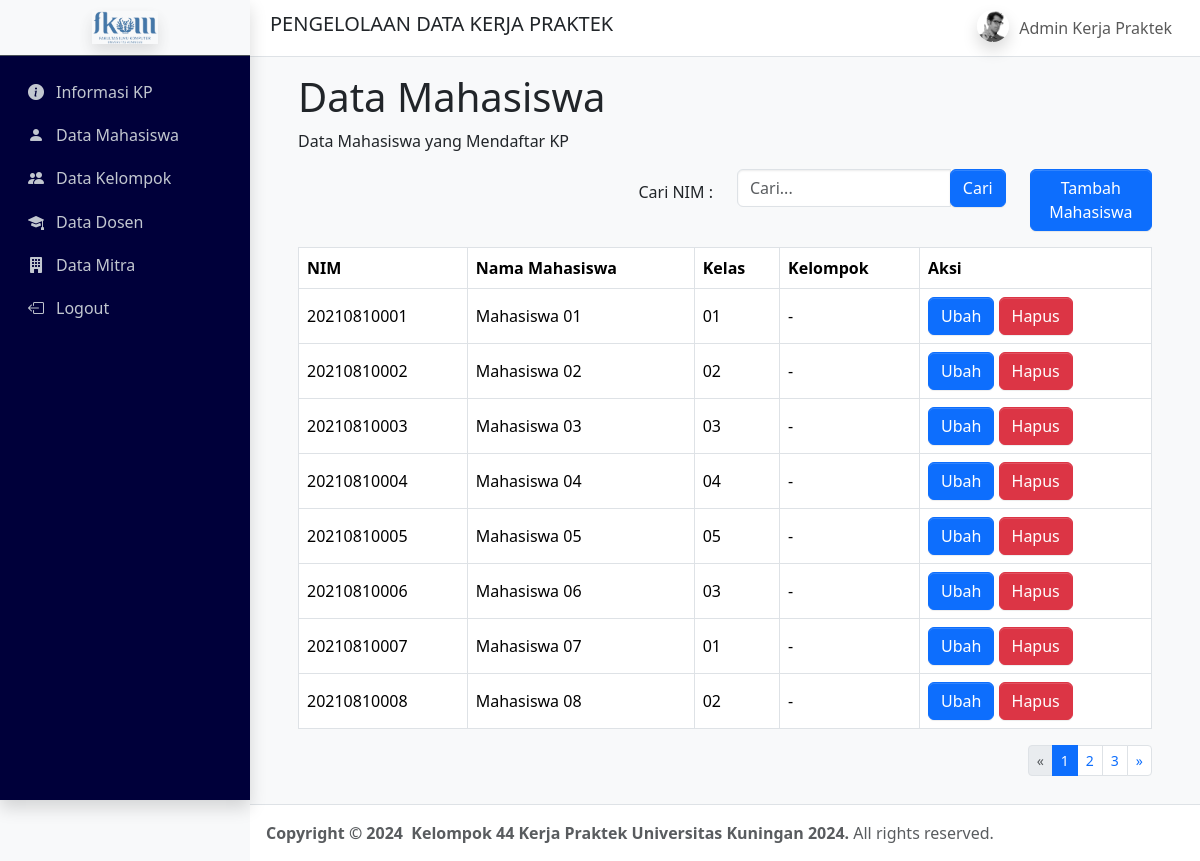
The page /pages/admin/dashboard/mahasiswa.php (signed in) on the database as committed earlier.
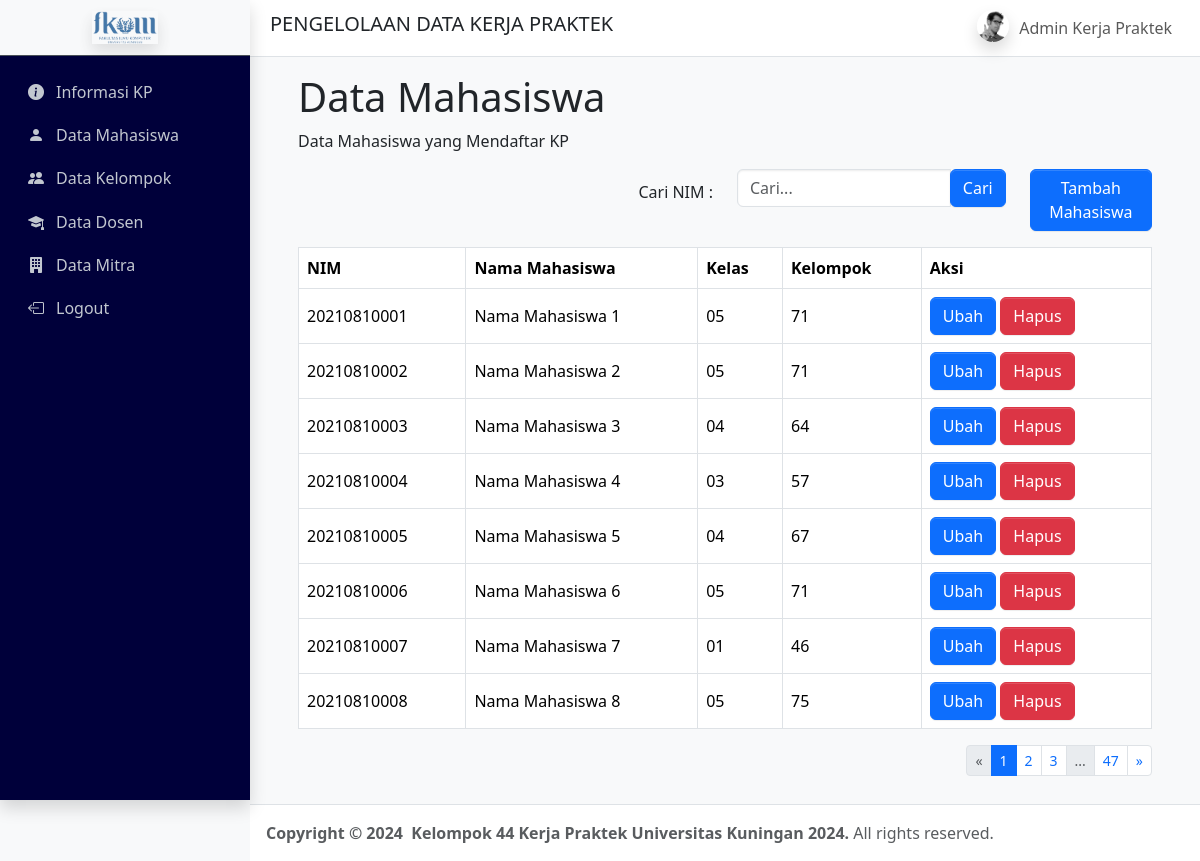
The same page on the database as committed later.
### tables this page shows
CREATE TABLE `mahasiswa` (
  `nim` varchar(15) NOT NULL,
  `email` varchar(50) NOT NULL,
  `password` varchar(255) NOT NULL,
  `nama` varchar(100) NOT NULL,
  `jk` varchar(5) NOT NULL,
  `telp` varchar(15) DEFAULT NULL,
  `prodi` varchar(5) NOT NULL,
  `angkatan` int NOT NULL,
  `kelas` varchar(5) NOT NULL,
  `mbkm` int NOT NULL,
  `jaket` varchar(5) NOT NULL,
  `status` varchar(10) DEFAULT NULL,
  `file_upload` varchar(50) DEFAULT NULL,
  `status_validasi` int DEFAULT NULL
);

CREATE TABLE `kelompok` (
  `no_kelompok` int NOT NULL,
  `judul_kp` varchar(255) DEFAULT NULL
);

### pages/admin/dashboard/mahasiswa.php (the view, shortened to what this page needs)
<?php
include '../../koneksi.php';
$nimSearch = "";
$searchTerm = "%$nimSearch%";
$limit = 8;
$page = isset($_GET['page']) ? intval($_GET['page']) : 1;
$offset = ($page - 1) * $limit;
$sql = "
    SELECT
        m.nim,
        m.nama AS nama_mahasiswa,
        m.kelas,
        k.no_kelompok
    FROM mahasiswa m
    LEFT JOIN kpconnection kc ON m.nim = kc.nim
    LEFT JOIN kelompok k ON kc.no_kelompok = k.no_kelompok
    WHERE m.nim LIKE ?
    LIMIT ? OFFSET ?";
$stmt = $conn->prepare($sql);
$stmt->bind_param("sii", $searchTerm, $limit, $offset);
$stmt->execute();
$result = $stmt->get_result();
$total_sql = "
    SELECT COUNT(DISTINCT m.nim) AS total
    FROM mahasiswa m
    LEFT JOIN kpconnection kc ON m.nim = kc.nim
    LEFT JOIN kelompok k ON kc.no_kelompok = k.no_kelompok
    WHERE m.nim LIKE ?";
$total_stmt = $conn->prepare($total_sql);
$total_stmt->bind_param("s", $searchTerm);
$total_stmt->execute();
$total_result = $total_stmt->get_result();
$total_row = $total_result->fetch_assoc();
$total_data = $total_row['total'];
$total_pages = ceil($total_data / $limit);
?>
<!DOCTYPE html>
<html lang="en">
<head>
    <link rel="stylesheet" href="../../../css/adminlte.min.css"/>
    <link rel="stylesheet" href="https://cdn.jsdelivr.net/npm/bootstrap-icons@1.11.3/font/bootstrap-icons.min.css">
</head>
<body>
    <body class="layout-fixed sidebar-expand-lg bg-body-tertiary">
        <div class="app-wrapper">
            <nav class="app-header navbar navbar-expand bg-body">
                <div class="container-fluid">
                    <h5 class="brand-text text-dark ms-2 align-middle">PENGELOLAAN DATA KERJA PRAKTEK</h5>
                    <ul class="navbar-nav ms-auto">
                        <li class="nav-item dropdown user-menu"> <a href="#" class="nav-link dropdown-toggle" data-bs-toggle="dropdown"> <img src="/dist/assets/img/user2-160x160.jpg" class="user-image rounded-circle shadow" alt="User Image">
                        <span class="d-none d-md-inline">
                            <?php echo htmlspecialchars($_SESSION['user_name']); ?>
                        </span> </a>
                        </li>
                    </ul>
                </div>
            </nav>
            <aside class="app-sidebar shadow" style="background-color: rgb(0, 0, 58); color: white;" data-bs-theme="dark">
                <div class="sidebar-brand bg-light"> <a href="./home.html" class="brand-link"> <img src="/dist/assets/img/LOGOFKOM.png" alt="AdminLTE Logo" class="brand-image opacity-75 shadow"> </a> </div>
                <div class="sidebar-wrapper">
                    <nav class="mt-2">
                    <ul class="nav sidebar-menu flex-column" role="menu">
                    <li class="nav-item"> <a href="infokp.php" class="nav-link"> <i class="nav-icon bi bi-info-circle-fill"></i>
                                <p>Informasi KP</p>
                            </a> </li>
                            <li class="nav-item"> <a href="mahasiswa.php" class="nav-link"> <i class="nav-icon bi bi-person-fill"></i>
                                    <p>Data Mahasiswa</p>
                                </a> </li>
                            <li class="nav-item"> <a href="kelompok.php" class="nav-link"> <i class="nav-icon bi bi-people-fill"></i>
                                    <p>Data Kelompok</p>
                                </a> </li>
                            <li class="nav-item"> <a href="dosen.php" class="nav-link"> <i class="nav-icon bi bi-mortarboard-fill"></i>
                                    <p>Data Dosen</p>
                                </a> </li>
                            <li class="nav-item"> <a href="mitra.php" class="nav-link"> <i class="nav-icon bi bi-building-fill"></i>
                                    <p>Data Mitra</p>
                                </a> </li>
                            <li class="nav-item"> <a href="../../logout.php" class="nav-link"> <i class="nav-icon bi bi-box-arrow-left"></i>
                                    <p>Logout</p>
                                </a> </li>
                        </ul>
                    </nav>
                </div>
            </aside>
            <main class="app-main">
        <div class="container-fluid px-5 py-3">
            <h1>Data Mahasiswa</h1>
            <p>Data Mahasiswa yang Mendaftar KP</p>
            <div class="row">
                <div class="col-6 d-flex align-items-center justify-content-end">
                    <p>Cari NIM : </p>
                </div>
                <div class="col-4">
                    <form method="get" action="">
                        <div class="input-group mb-3">
                            <input type="text" class="form-control" name="nim" value="<?php echo htmlspecialchars($nimSearch); ?>" placeholder="Cari..." aria-label="Cari NIM">
                            <div class="input-group-append">
                                <button class="btn btn-primary" type="submit" id="button-addon2">Cari</button>
                            </div>
                        </div>
                    </form>
                </div>
                <div class="col-2">
                    <button class="btn btn-primary" type="button">Tambah Mahasiswa</button>
                </div>
</div>
            <table class="table table-bordered mt-3">
                <thead>
                    <tr>
                        <th>NIM</th>
                        <th>Nama Mahasiswa</th>
                        <th>Kelas</th>
                        <th>Kelompok</th>
                        <th>Aksi</th>
                    </tr>
                </thead>
                <tbody>
                    <?php if ($result->num_rows > 0): ?>
                        <?php while ($row = $result->fetch_assoc()): ?>
                            <tr class="align-middle">
                                <td><?php echo htmlspecialchars($row['nim']); ?></td>
                                <td><?php echo htmlspecialchars($row['nama_mahasiswa']); ?></td>
                                <td><?php echo htmlspecialchars($row['kelas']); ?></td>
                                <td><?php echo htmlspecialchars($row['no_kelompok'] ?: '-'); ?></td>
                                <td>
                                    <button class="btn btn-primary" type="button">Ubah</button>
                                    <button class="btn btn-danger" type="button">Hapus</button>
                                </td>
                            </tr>
                        <?php endwhile; ?>
                    <?php else: ?>
                        <tr>
                            <td colspan="5" class="text-center">Tidak ada data ditemukan</td>
                        </tr>
                    <?php endif; ?>
                </tbody>
            </table>
            <ul class="pagination pagination-sm m-0 float-end">
    <li class="page-item <?php if ($page <= 1) echo 'disabled'; ?>">
        <a class="page-link" href="?nim=<?php echo urlencode($nimSearch); ?>&page=<?php echo $page - 1; ?>">«</a>
    </li>
    <?php
    $range_start = max(1, $page - 2);
    $range_end = min($total_pages, $page + 2);
    for ($i = $range_start; $i <= $range_end; $i++) {
        echo '<li class="page-item ' . ($page == $i ? 'active' : '') . '">';
        echo '<a class="page-link" href="?nim=' . urlencode($nimSearch) . '&page=' . $i . '">' . $i . '</a>';
        echo '</li>';
    }
    if ($range_end < $total_pages) {
        echo '<li class="page-item disabled"><a class="page-link" href="#">...</a></li>';
        echo '<li class="page-item"><a class="page-link" href="?nim=' . urlencode($nimSearch) . '&page=' . $total_pages . '">' . $total_pages . '</a></li>';
    }
    ?>
    <li class="page-item <?php if ($page >= $total_pages) echo 'disabled'; ?>">
        <a class="page-link" href="?nim=<?php echo urlencode($nimSearch); ?>&page=<?php echo $page + 1; ?>">»</a>
    </li>
</ul>
        </div>
    </main>
            <footer class="app-footer">
                 <strong>
                    Copyright &copy; 2024&nbsp; Kelompok 44 Kerja Praktek Universitas Kuningan 2024</a>.
                </strong>
                All rights reserved.
            </footer>
        </div>
    </body>
</body>
</html>

Rows that differ between the two databases and show on the page:
changed mahasiswa id 20210810001: nama "Mahasiswa 01" → "Nama Mahasiswa 1"; kelas "01" → "05"; kelompok.no_kelompok "-" → "71"
changed mahasiswa id 20210810002: nama "Mahasiswa 02" → "Nama Mahasiswa 2"; kelas "02" → "05"; kelompok.no_kelompok "-" → "71"
changed mahasiswa id 20210810003: nama "Mahasiswa 03" → "Nama Mahasiswa 3"; kelas "03" → "04"; kelompok.no_kelompok "-" → "64"
changed mahasiswa id 20210810004: nama "Mahasiswa 04" → "Nama Mahasiswa 4"; kelas "04" → "03"; kelompok.no_kelompok "-" → "57"
changed mahasiswa id 20210810005: nama "Mahasiswa 05" → "Nama Mahasiswa 5"; kelas "05" → "04"; kelompok.no_kelompok "-" → "67"
changed mahasiswa id 20210810006: nama "Mahasiswa 06" → "Nama Mahasiswa 6"; kelas "03" → "05"; kelompok.no_kelompok "-" → "71"
changed mahasiswa id 20210810007: nama "Mahasiswa 07" → "Nama Mahasiswa 7"; kelompok.no_kelompok "-" → "46"
changed mahasiswa id 20210810008: nama "Mahasiswa 08" → "Nama Mahasiswa 8"; kelas "02" → "05"; kelompok.no_kelompok "-" → "75"
Other text that changed with them:
$total_pages: (not shown) → "47"
